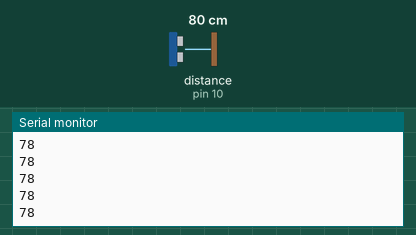
A sketch run on a simulated Arduino Uno, built with avr-gcc and run on an emulated ATmega328P. On the bench: the last lines printed to the serial monitor. Wiring (inferred from the names in the program): ultrasonic range finder: trigger pin 9; echo pin 10. The test bench sets the inputs (shaded band); at power-on: distance to the obstacle (sensor on pin 10) 80 cm. The echo pulse lasts 58.3 µs per cm.

Above: at 1.2 s.
1.3 s: distance to the obstacle (sensor on pin 10) set to 2 cm
At 1.48 s:
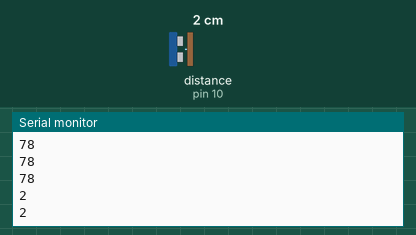
2.8 s: distance to the obstacle (sensor on pin 10) set to 4 cm
At 2.89 s:
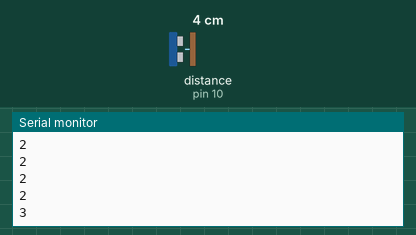
Timing chart, 0 to 5.8 s (numbered marks = the images above; inputs shaded):
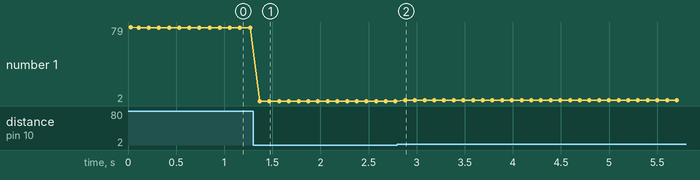

Measured:
- after the input at 1.3 s, the serial monitor: prints a new line after 0.07 s (image 1)
- after the input at 2.8 s, the serial monitor: prints a new line after 0.08 s (image 2)
- plotted number 1: 78 → 2 after the input at 1.3 s, 2 → 3 after the input at 2.8 s

The sketch:

arduino_sketch.ino
```cpp
/*
 * Arduino Sketch for Radar Dashboard Testing
 * This sketch simulates distance data from an ultrasonic sensor
 * Connect to your computer via USB and set the port in the Java application
 */

// Pin definitions (adjust based on your actual setup)
const int TRIG_PIN = 9;
const int ECHO_PIN = 10;

void setup() {
  // Initialize serial communication
  Serial.begin(9600);

  // Initialize ultrasonic sensor pins
  pinMode(TRIG_PIN, OUTPUT);
  pinMode(ECHO_PIN, INPUT);

  Serial.println("Arduino Radar Sensor Ready");
}

void loop() {
  // Get distance from sensor
  long distance = getDistance();

  // Send distance data to Java application
  Serial.println(distance);

  // Wait before next reading
  delay(100);
}

long getDistance() {
  // Clear the trigger pin
  digitalWrite(TRIG_PIN, LOW);
  delayMicroseconds(2);

  // Send trigger pulse
  digitalWrite(TRIG_PIN, HIGH);
  delayMicroseconds(10);
  digitalWrite(TRIG_PIN, LOW);

  // Read echo pulse
  long duration = pulseIn(ECHO_PIN, HIGH);

  // Calculate distance in cm
  long distance = duration * 0.034 / 2;

  // Return distance (limit to reasonable range)
  if (distance > 400) distance = 400; // Max 4 meters
  if (distance < 2) distance = 2;     // Min 2 cm

  return distance;
}

/*
 * Alternative: For testing without actual sensor, uncomment this function
 * and comment out the getDistance() function above
 */
/*
long getDistance() {
  // Simulate distance data for testing
  static long simulatedDistance = 100;
  static int direction = 1;

  // Gradually change distance
  simulatedDistance += direction * random(1, 10);

  // Reverse direction at boundaries
  if (simulatedDistance > 300) direction = -1;
  if (simulatedDistance < 20) direction = 1;

  return simulatedDistance;
}
*/
```
